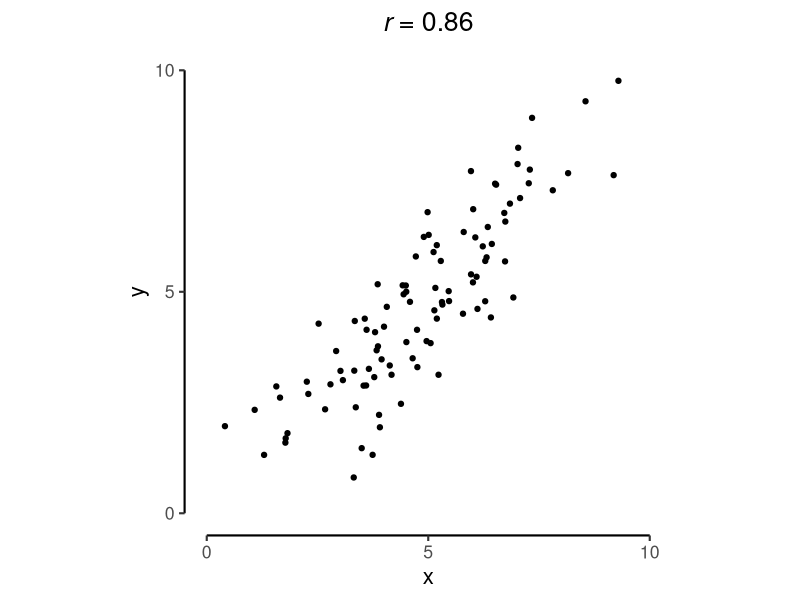
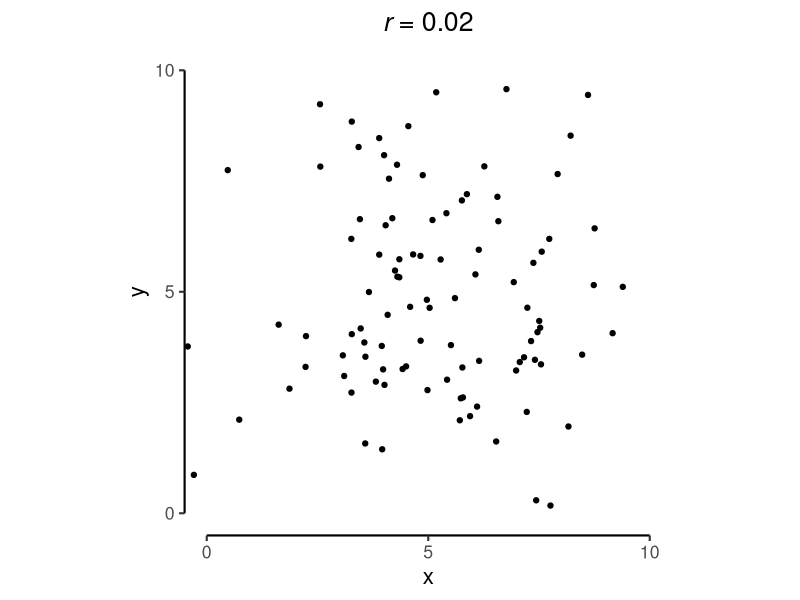
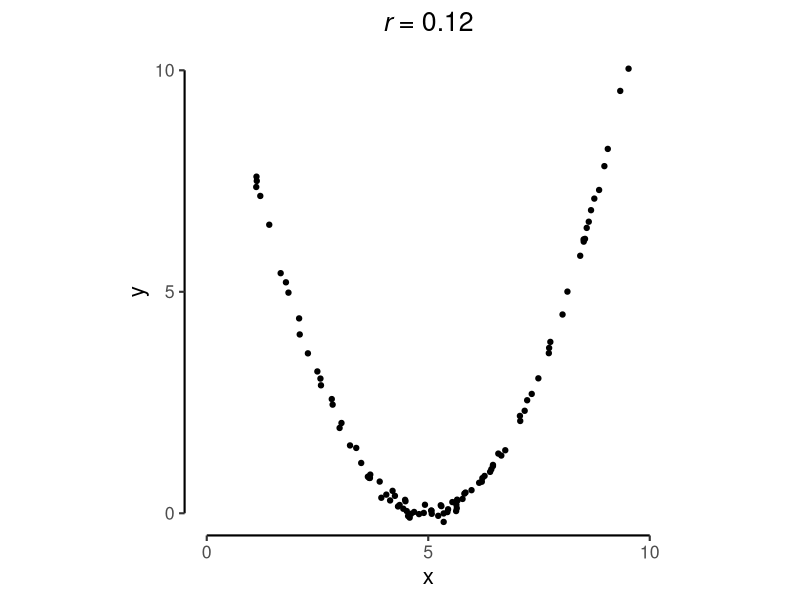
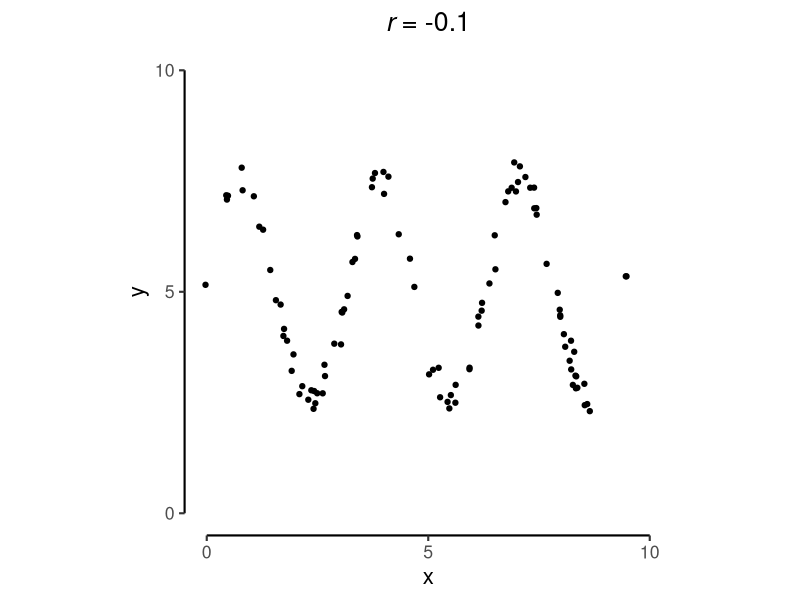
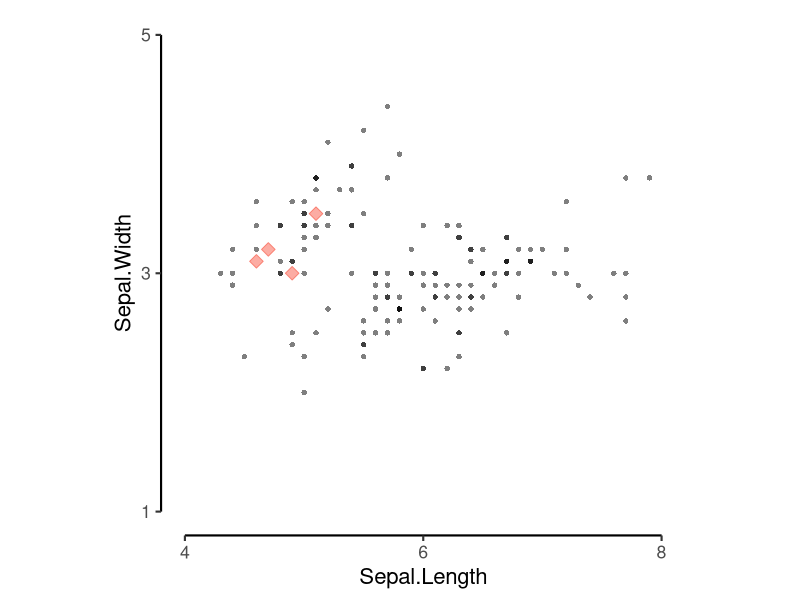
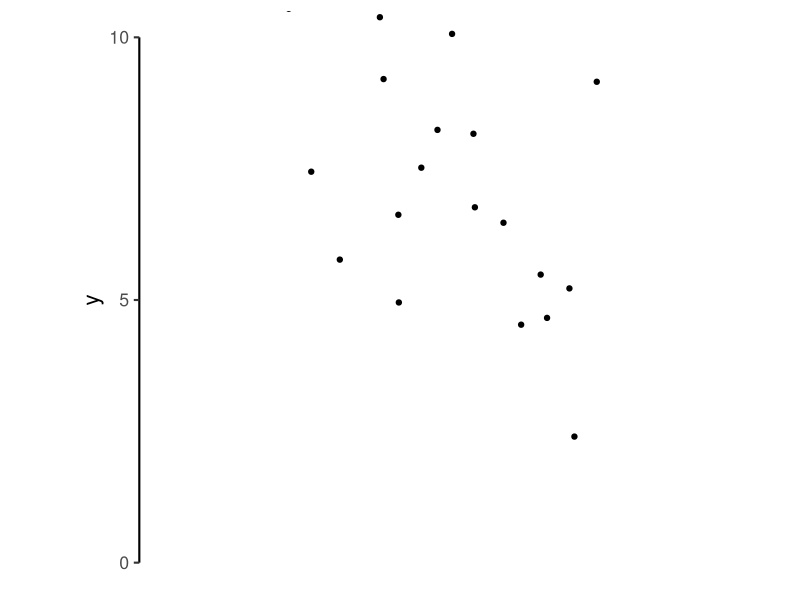
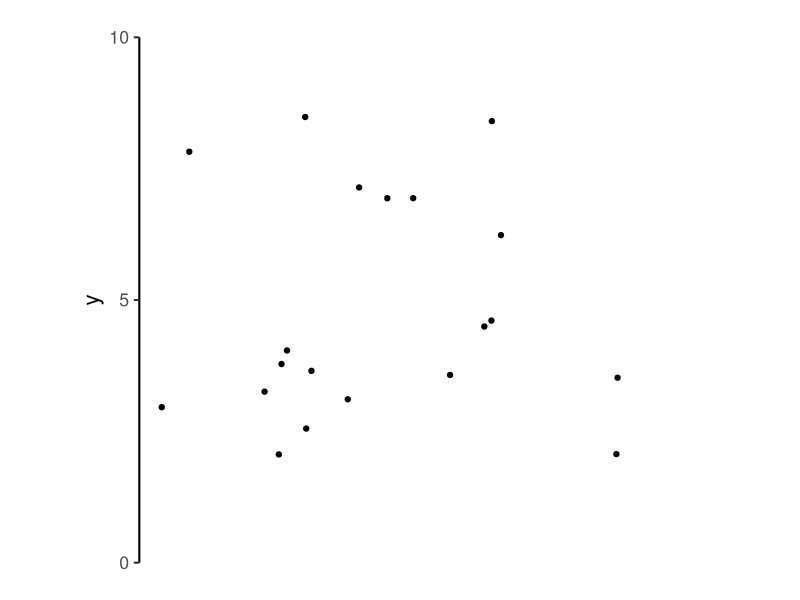
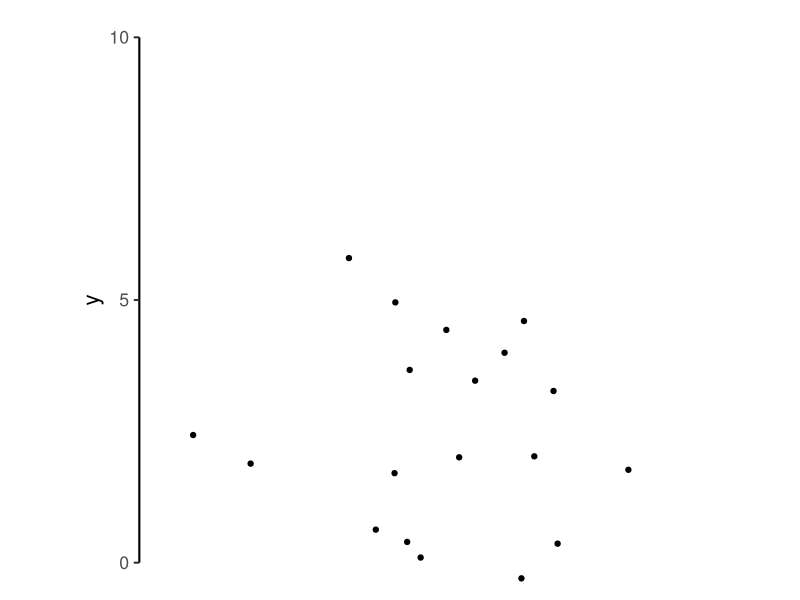

These charts were generated, in order, by the following R code:
## ---- chunk 1
#| echo: false
library(tidyverse)
## ---- chunk 2
#| echo: false
#| fig-width: 3
#| fig-height: 4
#| fig-align: center
#| layout-ncol: 4
n <- 100

d1 <- data.frame(x = runif(n, 2, 8) + rnorm(n, 0, 1)) |>
  mutate(y = x + rnorm(n, 0, 1))
d2 <- data.frame(x = runif(n, 2, 8) + rnorm(n, 0, 1)) |>
  mutate(y = runif(n, 2, 8) + rnorm(n, 0, 1))
d3 <- data.frame(x = runif(n, 2, 8) + rnorm(n, 0, 1)) |>
  mutate(y = .5* (x - 5)^2  + rnorm(n, 0, .1))
d4 <- data.frame(x = runif(n, 1, 9) + rnorm(n, 0, .5)) |>
  mutate(y = 2.5 * sin(2 * x) + 5 + rnorm(n, 0, .2))

sctplt <- function(df) {
  r <- cor(df$x, df$y)
  
  df |>
    ggplot(aes(x = x, y = y)) +
    geom_point() +
    scale_x_continuous(breaks = c(0, 5, 10), labels = c(0, 5, 10)) +
    scale_y_continuous(breaks = c(0, 5, 10), labels = c(0, 5, 10)) +
    coord_cartesian(xlim = c(0, 10), ylim = c(0, 10)) +
    guides(y = guide_axis(cap = "both"), x = guide_axis(cap = "both")) +
    labs(title = paste("*r* =", round(r, 2))) +
    theme_classic(base_size = 16) +
    theme(aspect.ratio = 1,
          plot.title = ggtext::element_markdown(hjust = .5))
}

sctplt(d1)
sctplt(d2)
sctplt(d3)
sctplt(d4)
## ---- chunk 3
iris_small <- iris |>
  select(Sepal.Length, Sepal.Width) |>
  head(4)
iris_small
## ---- chunk 4
x_bar <- mean(iris_small$Sepal.Length)
x_sd <- sd(iris_small$Sepal.Length)

y_bar <- mean(iris_small$Sepal.Width)
y_sd <- sd(iris_small$Sepal.Width)

paste(x_bar, x_sd, y_bar, y_sd, sep = ", ")
## ---- chunk 5
#| code-line-numbers: false
iris_small <- iris_small |>
  mutate(diff_x = Sepal.Length - x_bar,
         diff_y = Sepal.Width - y_bar,
         product = diff_x * diff_y)
iris_small
## ---- chunk 6
#| code-line-numbers: false
sum(iris_small$product) /
  ((nrow(iris_small) - 1) * x_sd * y_sd)
## ---- chunk 7
iris_small <- iris |>
  select(Sepal.Length, Sepal.Width) |>
  head(4)
iris_small
## ---- chunk 8
cor(iris_small$Sepal.Length, 
    iris_small$Sepal.Width)
## ---- chunk 9
#| echo: false
#| fig-width: 5
#| fig-height: 4
#| fig-align: center
iris |>
  ggplot(aes(x = Sepal.Length, y = Sepal.Width)) +
  geom_point(alpha = .5, shape = 16) +
  geom_point(data = head(iris, 4), fill = "#FCACA3", color = "salmon", size = 3.3, shape = 23) +
  scale_x_continuous(breaks = c(4, 6, 8), labels = c(4, 6, 8)) +
  scale_y_continuous(breaks = c(1, 3, 5), labels = c(1, 3, 5)) +
  coord_cartesian(xlim = c(4, 8), ylim = c(1, 5)) +
  guides(y = guide_axis(cap = "both"), x = guide_axis(cap = "both")) +
  theme_classic(base_size = 16) +
  theme(aspect.ratio = 1)
## ---- chunk 10
cor(iris$Sepal.Length, iris$Sepal.Width)
## ---- chunk 11
iris |>
  select(Sepal.Length, Sepal.Width, Petal.Length, Petal.Width) |>
  cor()
## ---- chunk 12
#| echo: false
#| fig-width: 3
#| fig-height: 3
#| fig-align: center
#| layout-ncol: 3
n <- 20

d1 <- data.frame(x = runif(n, 2, 8) + rnorm(n, 0, 1)) |>
  mutate(y = runif(n, 2, 8) + 2 + rnorm(n, 0, 1))
d2 <- data.frame(x = runif(n, 2, 8) + rnorm(n, 0, 1)) |>
  mutate(y = runif(n, 2, 8) + rnorm(n, 0, 1))
d3 <- data.frame(x = runif(n, 2, 8) + rnorm(n, 0, 1)) |>
  mutate(y = runif(n, 2, 8) + -2 + rnorm(n, 0, 1))

sctplt_mean <- function(df) {
  df |>
    ggplot(aes(x = x, y = y)) +
    geom_point() +
    scale_x_continuous(breaks = NULL) +
    scale_y_continuous(breaks = c(0, 5, 10), labels = c(0, 5, 10)) +
    coord_cartesian(xlim = c(0, 10), ylim = c(0, 10)) +
    guides(y = guide_axis(cap = "both"), x = "none") +
    labs(x = NULL) +
    theme_classic(base_size = 16) +
    theme(aspect.ratio = 1)
}

sctplt_mean(d1)
sctplt_mean(d2)
sctplt_mean(d3)
## ---- chunk 13
#| echo: false
#| fig-width: 3
#| fig-height: 3
#| fig-align: center
#| layout-ncol: 3

sctplt_mean(d1) +
  geom_hline(aes(yintercept = mean(y)), color = "salmon") +
  geom_point()
sctplt_mean(d2) +
  geom_hline(aes(yintercept = mean(y)), color = "salmon") +
  geom_point()
sctplt_mean(d3) +
  geom_hline(aes(yintercept = mean(y)), color = "salmon") +
  geom_point()
## ---- chunk 14
#| echo: false
#| fig-width: 3
#| fig-height: 3
#| fig-align: center
#| layout-ncol: 3

sctplt_mean(d1) +
  geom_hline(aes(yintercept = mean(y)), color = "salmon") +
  geom_segment(aes(y = y, yend = mean(y)), color = "salmon", linetype = "dashed") +
  geom_point()
sctplt_mean(d2) +
  geom_hline(aes(yintercept = mean(y)), color = "salmon") +
  geom_segment(aes(y = y, yend = mean(y)), color = "salmon", linetype = "dashed") +
  geom_point()
sctplt_mean(d3) +
  geom_hline(aes(yintercept = mean(y)), color = "salmon") +
  geom_segment(aes(y = y, yend = mean(y)), color = "salmon", linetype = "dashed") +
  geom_point()
## ---- chunk 15
#| echo: false
#| fig-width: 3
#| fig-height: 3
#| fig-align: center
#| layout-ncol: 3

sctplt_mean(d1) +
  geom_hline(aes(yintercept = mean(y)), color = "salmon") +
  geom_segment(aes(y = y, yend = mean(y)), color = "salmon", linetype = "dashed") +
  geom_point()
sctplt_mean(d2) +
  geom_hline(aes(yintercept = mean(y)), color = "salmon") +
  geom_segment(aes(y = y, yend = mean(y)), color = "salmon", linetype = "dashed") +
  geom_point()
sctplt_mean(d3) +
  geom_hline(aes(yintercept = mean(y)), color = "salmon") +
  geom_segment(aes(y = y, yend = mean(y)), color = "salmon", linetype = "dashed") +
  geom_point()
## ---- chunk 16
#| echo: false
#| fig-width: 5
#| fig-height: 4
#| fig-align: center
n <- 30

d1 <- data.frame(x = runif(n, 2, 8) + rnorm(n, 0, 1)) |>
  mutate(y = x + rnorm(n, 0, 1))

sctplt_reg <- function(df) {
  df |>
    ggplot(aes(x = x, y = y)) +
    geom_point() +
    scale_x_continuous(breaks = c(0, 5, 10), labels = c(0, 5, 10)) +
    scale_y_continuous(breaks = c(0, 5, 10), labels = c(0, 5, 10)) +
    coord_cartesian(xlim = c(0, 10), ylim = c(0, 10)) +
    guides(y = guide_axis(cap = "both"), x = guide_axis(cap = "both")) +
    theme_classic(base_size = 16) +
    theme(aspect.ratio = 1,
          plot.title = ggtext::element_markdown(hjust = .5))
}

sctplt_reg(d1)
## ---- chunk 17
#| echo: false
#| fig-width: 5
#| fig-height: 4
#| fig-align: center
sctplt_reg(d1)  +
  geom_segment(aes(x = 0, xend = 10, y = mean(x)), color = "salmon") +
  geom_segment(aes(x = 0, xend = 10, y = 0, yend = 10), color = "salmon") +
  geom_segment(aes(x = 0, xend = 10, y = 2, yend = 8), color = "salmon") +
  geom_segment(aes(x = 0, xend = 10, y = -2, yend = 12), color = "salmon") +
  geom_point()
## ---- chunk 18
#| echo: false
#| fig-width: 5
#| fig-height: 4
#| fig-align: center
library(palmerpenguins)

p <- penguins |>
  ggplot(aes(y = body_mass_g, x = 0)) +
  geom_jitter() +
  scale_x_continuous(breaks = NULL) +
  scale_y_continuous(breaks = c(2000, 4500, 7000)) +
  coord_cartesian(ylim = c(2000, 7000), xlim = c(-0.4, 0.6)) +
  guides(y = guide_axis(cap = "both"), x = "none") +
  labs(x = NULL) +
  theme_classic(base_size = 16) +
  theme(aspect.ratio = 1)
p
## ---- chunk 19
#| column: screen
penguins_m0 <- lm(body_mass_g ~ 1, data = penguins)
summary(penguins_m0)
## ---- chunk 20
predict(penguins_m0) |>
  head(16)
## ---- chunk 21
#| code-line-numbers: false
penguins_m0 |> predict() |>
  length()
## ---- chunk 22
#| code-line-numbers: false
penguins |> select(body_mass_g) |>
  nrow()
## ---- chunk 23
#| code-line-numbers: false
penguins |> select(body_mass_g) |>
  drop_na() |> nrow()
## ---- chunk 24
#| echo: false
#| fig-width: 5
#| fig-height: 4
#| fig-align: center
library(palmerpenguins)

p <- penguins |>
  ggplot(aes(y = body_mass_g, x = 0)) +
  geom_jitter() +
  scale_x_continuous(breaks = NULL) +
  scale_y_continuous(breaks = c(2000, 4500, 7000)) +
  coord_cartesian(ylim = c(2000, 7000), xlim = c(-0.4, 0.6)) +
  guides(y = guide_axis(cap = "both"), x = "none") +
  labs(x = NULL) +
  theme_classic(base_size = 16) +
  theme(aspect.ratio = 1)
p
## ---- chunk 25
#| echo: false
#| fig-width: 5
#| fig-height: 4
#| fig-align: center
set.seed(123)
p + geom_hline(aes(yintercept = mean(body_mass_g, na.rm=T)),
             color = "seagreen3", linewidth = 1.5) +
  stat_summary(aes(x = .52, y = mean(body_mass_g, na.rm=T),
                   label = mean(body_mass_g, na.rm=T) |> round(1)), geom = "text",
               fun = mean, vjust = -.45, color = "seagreen3", size = 6)
## ---- chunk 26
#| echo: false
#| fig-width: 5
#| fig-height: 4
#| fig-align: center
penguins |>
  ggplot(aes(y = body_mass_g, x = flipper_length_mm)) +
  geom_hline(aes(yintercept = mean(body_mass_g, na.rm=T)),
             color = "seagreen3", linewidth = 1.5) +
  geom_point() +
  scale_x_continuous(breaks = c(170, 210, 250)) +
  scale_y_continuous(breaks = c(2000, 4500, 7000)) +
  coord_cartesian(ylim = c(2000, 7000), xlim = c(170, 250), clip = "off") +
  guides(y = guide_axis(cap = "both"), x = guide_axis(cap = "both")) +
  theme_classic(base_size = 16) +
  theme(aspect.ratio = 1)
## ---- chunk 27
penguins_m1 <- lm(body_mass_g ~ flipper_length_mm, data = penguins)
summary(penguins_m1)
## ---- chunk 28
summary(penguins_m1)
## ---- chunk 29
summary(penguins_m1)$coefficients
## ---- chunk 30
summary(penguins_m1)$r.squared
## ---- chunk 31
summary(penguins_m1)$adj.r.squared
## ---- chunk 32
summary(penguins_m1)$fstatistic
## ---- chunk 33
#| code-line-numbers: false
penguins |> select(flipper_length_mm) |> range(na.rm = T)

newdata <- data.frame(flipper_length_mm = 170:240)
head(newdata, 8)
## ---- chunk 34
#| code-line-numbers: false
predict(penguins_m1, newdata = newdata) |>
  head(15) |>
  unname() # for nicer printing
## ---- chunk 35
predicted_data <- data.frame(flipper_length_mm = seq(170, 240, 1)) |>
  mutate(predicted_body_mass = predict(penguins_m1, newdata = data.frame(flipper_length_mm)))
## ---- chunk 36
#| echo: false
#| fig-width: 5
#| fig-height: 4
#| fig-align: center
penguins |>
  ggplot(aes(y = body_mass_g, x = flipper_length_mm)) +
  geom_hline(aes(yintercept = mean(body_mass_g, na.rm=T)),
             color = "seagreen3", linewidth = 1.5, alpha = .33,
             linetype = "dashed") +
  geom_point() +
    geom_line(data = predicted_data,
            aes(x = flipper_length_mm, y = predicted_body_mass),
            color = "seagreen3", linewidth = 1.5) +
  scale_x_continuous(breaks = c(170, 210, 250)) +
  scale_y_continuous(breaks = c(2000, 4500, 7000)) +
  coord_cartesian(ylim = c(2000, 7000), xlim = c(170, 250), clip = "off") +
  guides(y = guide_axis(cap = "both"), x = guide_axis(cap = "both")) +
  theme_classic(base_size = 16) +
  theme(aspect.ratio = 1)
## ---- chunk 37
penguins_m2 <- lm(body_mass_g ~ flipper_length_mm + bill_length_mm, data = penguins)
summary(penguins_m2)
## ---- chunk 38
confint(penguins_m2)
